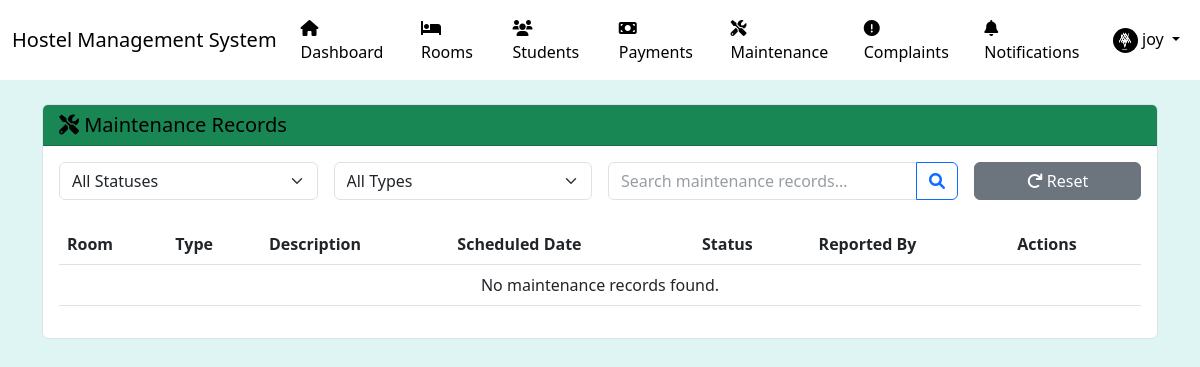
Screenshot of /maintenance/ (signed in) with the database file from the repository.
### users/models.py (models this page shows, shortened)
class User(AbstractUser):
    USER_TYPE_CHOICES = (
        ('admin', 'Administrator'),
        ('staff', 'Staff'),
        ('student', 'Student'),
        ('parent', 'Parent/Guardian'),
    )
    THEME_CHOICES = (
        ('light', 'Light'),
        ('dark', 'Dark'),
    )
    user_type = models.CharField(max_length=20, choices=USER_TYPE_CHOICES, default='student')
    phone_number = models.CharField(max_length=15, blank=True)
    address = models.TextField(blank=True)
    profile_picture = models.ImageField(upload_to='profile_pics/', blank=True, null=True)
    date_of_birth = models.DateField(null=True, blank=True)
    emergency_contact = models.CharField(max_length=15, blank=True)
    theme_preference = models.CharField(max_length=10, choices=THEME_CHOICES, default='light')
    created_at = models.DateTimeField(auto_now_add=True)
    updated_at = models.DateTimeField(auto_now=True)
    class Meta:
        verbose_name = 'User'
        verbose_name_plural = 'Users'
    def is_admin(self):
        return self.user_type == 'admin'

### rooms/views.py (the view)
# urls.py: path('maintenance/', room_views.maintenance_list, name='maintenance_list'),
@login_required
def maintenance_list(request):
    status = request.GET.get('status', '')
    maintenance_type = request.GET.get('type', '')
    search_query = request.GET.get('search', '')
    maintenance_records = RoomMaintenance.objects.all().order_by('-scheduled_date')
    if status:
        maintenance_records = maintenance_records.filter(status=status)
    if maintenance_type:
        maintenance_records = maintenance_records.filter(maintenance_type=maintenance_type)
    if search_query:
        maintenance_records = maintenance_records.filter(
            Q(room__room_number__icontains=search_query) |
            Q(description__icontains=search_query) |
            Q(reported_by__username__icontains=search_query)
        )
    paginator = Paginator(maintenance_records, 10)  # Show 10 records per page
    page_number = request.GET.get('page')
    page_obj = paginator.get_page(page_number)
    context = {
        'page_obj': page_obj,
        'status_choices': RoomMaintenance.STATUS_CHOICES,
        'type_choices': RoomMaintenance.MAINTENANCE_TYPE_CHOICES,
        'selected_status': status,
        'selected_type': maintenance_type,
        'search_query': search_query,
    }
    return render(request, 'rooms/maintenance_list.html', context)

### core/templatetags/notification_tags.py (called while the page is built)
@register.simple_tag
def get_unread_notifications_count(user):
    return Notification.objects.filter(recipients=user).exclude(read_by=user).count()

### templates/rooms/maintenance_list.html (shortened to what this page needs)
{% extends 'base.html' %}
{% load static %}
{% block content %}
<div class="card">
    <div class="card-header bg-success">
        <h5 class="mb-0"><i class="fas fa-tools"></i> Maintenance Records</h5>
    </div>
    <div class="card-body">
        <form method="get" class="mb-4">
            <div class="row g-3">
                <div class="col-md-3">
                    <select name="status" class="form-select" onchange="this.form.submit()">
                        <option value="">All Statuses</option>
                    </select>
                </div>
                <div class="col-md-3">
                    <select name="type" class="form-select" onchange="this.form.submit()">
                        <option value="">All Types</option>
                    </select>
                </div>
                <div class="col-md-4">
                    <div class="input-group">
                        <input type="text" name="search" class="form-control" placeholder="Search maintenance records..." value="{{ search_query }}">
                        <button class="btn btn-outline-primary" type="submit">
                            <i class="fas fa-search"></i>
                        </button>
                    </div>
                </div>
                <div class="col-md-2">
                    <a href="{% url 'maintenance_list' %}" class="btn btn-secondary w-100">
                        <i class="fas fa-redo"></i> Reset
                    </a>
                </div>
            </div>
        </form>
        <div class="table-responsive">
            <table class="table table-hover">
                <thead>
                    <tr>
                        <th>Room</th>
                        <th>Type</th>
                        <th>Description</th>
                        <th>Scheduled Date</th>
                        <th>Status</th>
                        <th>Reported By</th>
                        <th>Actions</th>
                    </tr>
                </thead>
                <tbody>
                    {% for record in page_obj %}
                    <tr>
                        <td>
                            <a href="{% url 'room_detail' room_id=record.room.id %}" class="text-decoration-none">
                                Room {{ record.room.room_number }}
                            </a>
                        </td>
                        <td>{{ record.get_maintenance_type_display }}</td>
                        <td>{{ record.description|truncatechars:50 }}</td>
                        <td>{{ record.scheduled_date }}</td>
                        <td>
                            <span class="badge {% if record.status == 'completed' %}bg-success
                                           {% elif record.status == 'in_progress' %}bg-info
                                           {% elif record.status == 'pending' %}bg-warning
                                           {% else %}bg-secondary{% endif %}">
                                {{ record.get_status_display }}
                            </span>
                        </td>
                        <td>{{ record.reported_by.get_full_name }}</td>
                        <td>
                            <a href="#" class="btn btn-sm btn-info" title="View Details">
                                <i class="fas fa-eye"></i>
                            </a>
                            {% if record.status == 'pending' %}
                            <a href="#" class="btn btn-sm btn-primary" title="Start Work">
                                <i class="fas fa-play"></i>
                            </a>
                            {% elif record.status == 'in_progress' %}
                            <a href="#" class="btn btn-sm btn-success" title="Mark as Complete">
                                <i class="fas fa-check"></i>
                            </a>
                            {% endif %}
                        </td>
                    </tr>
                    {% empty %}
                    <tr>
                        <td colspan="7" class="text-center">No maintenance records found.</td>
                    </tr>
                    {% endfor %}
                </tbody>
            </table>
        </div>
    </div>
</div>
{% endblock %}

### templates/base.html (shortened to what this page needs)
<!DOCTYPE html>
<html lang="en" data-theme="{{ user.theme_preference|default:'light' }}">
<head>
    <link href="https://cdn.jsdelivr.net/npm/bootstrap@5.3.0/dist/css/bootstrap.min.css" rel="stylesheet">
    <link href="https://cdnjs.cloudflare.com/ajax/libs/font-awesome/6.0.0/css/all.min.css" rel="stylesheet">
</head>
<body>
    {% if user.is_authenticated %}
    <nav class="navbar navbar-expand-lg navbar-light navbar-custom">
        <div class="container-fluid">
            <a class="navbar-brand" href="{% url 'dashboard' %}">Hostel Management System</a>
            <div class="collapse navbar-collapse" id="navbarNav">
                <ul class="navbar-nav me-auto">
                    {% if user.is_admin %}
                    <li class="nav-item">
                        <a class="nav-link" href="{% url 'dashboard' %}"><i class="fas fa-home"></i> Dashboard</a>
                    </li>
                    {% endif %}
                    <li class="nav-item">
                        <a class="nav-link" href="{% url 'room_list' %}"><i class="fas fa-bed"></i> Rooms</a>
                    </li>
                    <li class="nav-item">
                        <a class="nav-link" href="{% url 'student_list' %}"><i class="fas fa-users"></i> Students</a>
                    </li>
                    {% if user.is_admin %}
                    <li class="nav-item">
                        <a class="nav-link" href="{% url 'payment_list' %}"><i class="fas fa-money-bill"></i> Payments</a>
                    </li>
                    {% endif %}
                    <li class="nav-item">
                        <a class="nav-link" href="{% url 'maintenance_list' %}"><i class="fas fa-tools"></i> Maintenance</a>
                    </li>
                    <li class="nav-item">
                        <a class="nav-link" href="{% url 'complaint_list' %}"><i class="fas fa-exclamation-circle"></i> Complaints</a>
                    </li>
                    <li class="nav-item">
                        <a class="nav-link" href="{% url 'notification_list' %}">
                            <i class="fas fa-bell"></i> Notifications
                            {% load notification_tags %}
                            {% get_unread_notifications_count request.user as unread_count %}
                        </a>
                    </li>
                </ul>
                <ul class="navbar-nav">
                    <li class="nav-item dropdown">
                        <a class="nav-link dropdown-toggle" href="#" id="navbarDropdown" role="button" data-bs-toggle="dropdown">
                            {% if user.profile_picture %}
                                <img src="{{ user.profile_picture.url }}" alt="{{ user.username }}" class="rounded-circle" width="25" height="25">
                            {% else %}
                                <i class="fas fa-user"></i>
                            {% endif %}
                            {{ user.username }}
                        </a>
                    </li>
                </ul>
            </div>
        </div>
    </nav>
    {% endif %}
    <div class="container mt-4">
        {% block content %}{% endblock %}
    </div>
</body>
</html>

### templates/base.html (style rules this page uses)
:root[data-theme="light"] { --bg-color: #dff5f3; --text-color: #000000; --navbar-bg: #ffffff; --card-bg: #ffffff; --border-color: #dee2e6; --nav-text-color: #000000; --link-color: #000000; --link-hover-color: #333333; --input-bg: #ffffff; --input-text: #000000; --input-placeholder: #6c757d; }
body { background: var(--bg-color); color: var(--text-color); }
.navbar-custom { background-color: var(--navbar-bg) !important; position: relative; z-index: 1030; }
.navbar-custom .navbar-brand, .navbar-custom .nav-link, .navbar-custom .navbar-text { color: var(--nav-text-color) !important; }
.card { background-color: var(--card-bg); border-color: var(--border-color); color: var(--text-color); }
.form-control { background-color: var(--input-bg) !important; color: var(--input-text) !important; border-color: var(--border-color) !important; }
.form-control::placeholder { color: var(--input-placeholder) !important; opacity: 0.7 !important; }

### rows the page displays
User: profile_picture (picture), username "joy"
